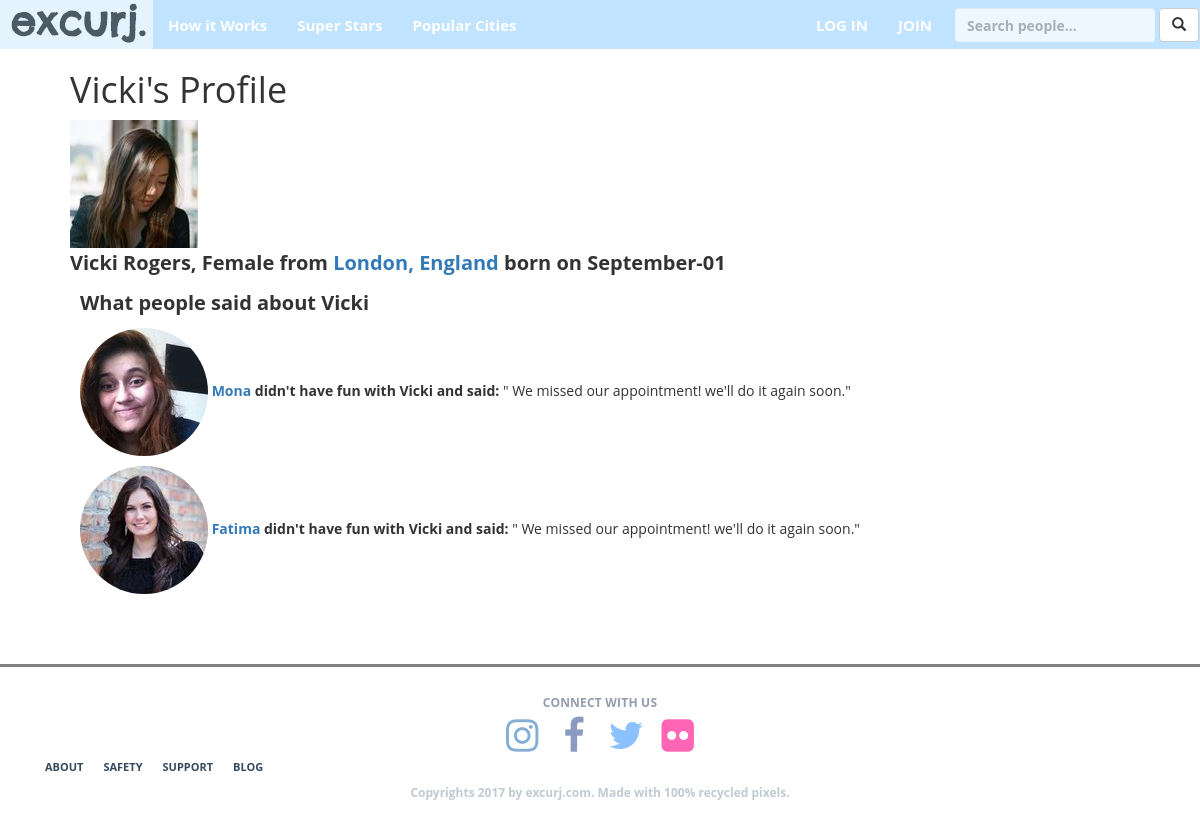
/user/blackgorilla108/, run on the app's committed database.
### excurj/models.py (models this page shows, shortened)
class UserProfile(models.Model):
	user = models.OneToOneField(User, related_name='profile', primary_key=True) #Each User is related to only one User Profile
	city = models.ForeignKey(City, blank=True, null=True) #Each User Profile must be related to one city.
	prof_pic = models.ImageField(blank=True, upload_to='profile_pictures')
	dob = models.DateField(blank=True, null=True)
	sex = models.CharField(max_length=10, blank=True)
	education = models.CharField(blank=True, max_length=200)
	career = models.CharField(blank=True, max_length=200)
	about_you = models.CharField(max_length=500, blank=True)
	music_movies_books = models.CharField(max_length=200, blank=True)
	friendship = models.CharField(max_length=500, blank=True)
	what_will_you_show_visitors = models.CharField(max_length=1000, blank=True)

class City(models.Model):
	city_id = models.CharField(primary_key=True, max_length=150)
	name = models.CharField(max_length=128)
	country = models.CharField(max_length=128)
	description = models.CharField(max_length=1000, blank=True)
	city_image = models.ImageField(blank=True, upload_to='city_pictures')
	slug = models.SlugField(unique=True)
	class Meta:
		verbose_name_plural = 'Cities'

class Request(models.Model):
	traveler = models.ForeignKey(User, related_name='traveler_requests')
	local = models.ForeignKey(User, related_name='local_requested')
	message = models.CharField(max_length=500)
	date = models.DateField()
	local_approval = models.BooleanField(default=True)

### excurj/views.py (the view)
# urls.py: url(r'^user/(?P<username>[\w\-]+)/$', views.show_profile, name='show_profile'),
def show_profile(request, username):
	context_dict={}
	try:
		user = User.objects.get(username=username)
		reqs = Request.objects.filter(local=user)
		context_dict['user'] = user
		context_dict['reqs'] = reqs
	except User.DoesNotExist:
		context_dict['user'] = None
		context_dict['reqs'] = None
	return render(request, 'excurj/user.html', context_dict)

### templates/excurj/user.html (shortened to what this page needs)
{% extends 'excurj/base.html' %}
{% load staticfiles %}
{% block body_block %}
<div style="margin: 70px;">
{% if user %}
	<h1>{{user.first_name.title}}'s Profile</h1>
	<div>
		<img src=" {{ user.profile.prof_pic.url }} ">
	</div>
	<div>
		<span style="font-size: 20px;">
			<strong>{{user.first_name.title}}  {{user.last_name.title}},  {{user.profile.sex.title}} from  <a href=" {% url 'excurj:show_city' user.profile.city.slug %} ">
			{{user.profile.city.name.title}}, {{user.profile.city.country}} </a> born on  {{user.profile.dob|date:'F-d'}}</strong>
		</span>
	</div>
{% if reqs %}
		<p style="margin: 10px;font-size: 20px;"><strong>What people said about {{ user.first_name.title }} </strong></p>
		{% for req in reqs %}
		<div style="margin: 10px;">
		 <img src=" {{req.traveler.profile.prof_pic.url}} " class="img-circle">
		 	{% if req.requestreference.traveler_fun == True %}
		 		<strong> <a href=" {% url 'excurj:show_profile' req.traveler.username  %} ">{{req.traveler.first_name.title}}</a>  had fun with {{ user.first_name.title}} and said:</strong> "{{  req.requestreference.traveler_desc }}"
		 	{% else %}
		 		<strong> <a href=" {% url 'excurj:show_profile' req.traveler.username  %} ">{{req.traveler.first_name.title}}</a>  didn't have fun with {{ user.first_name.title}} and said:</strong> "{{  req.requestreference.traveler_desc }} We missed our appointment! we'll do it again soon."
		 	{% endif %}
		</div>
		{% endfor %}
	{% else %}
	<p>No said anythong about {{ user.first_name.title }} yet!</p>
	{% endif %}
{% else %}
<strong>This user's profile is not there for some reason. Hmmm.</strong>
{% endif %}
</div>
{% endblock %}

### static/css/style.css (style rules this page uses)
body { padding-top: 0px; line-height: 1.5; font-family: 'Open Sans', sans-serif; }

### data on the page
Request: traveler.profile.prof_pic (picture), traveler.first_name "Mona"
Request: traveler.profile.prof_pic (picture), traveler.first_name "Fatima"

### other printed values
{{ user.first_name.title }} "Vicki"
{{ user.last_name.title }} "Rogers"
{{ user.profile.sex.title }} "Female"
{{ user.profile.city.name.title }} "London"
{{ user.profile.city.country }} "England"
{{ user.profile.dob|date:'F-d' }} "September-01"
